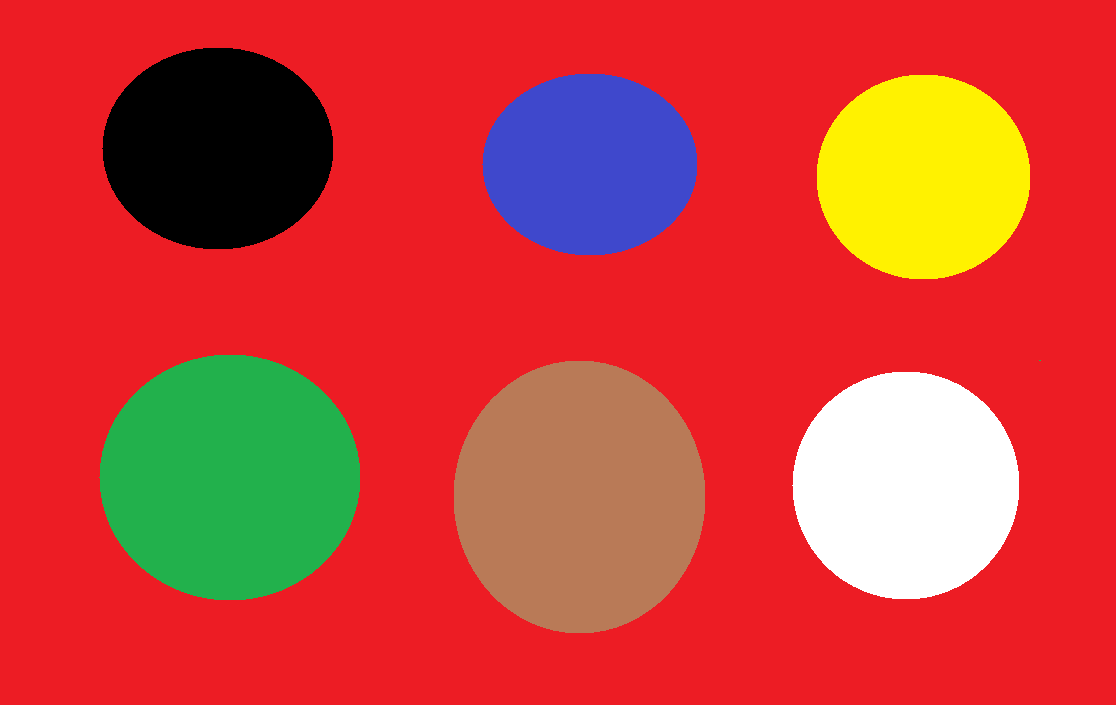
#> input picture kodlar/images/renkler.png, 1116 x 705 px
$ python tennis_ball.py
#> lines starting #> are read from the running program, lines starting #| are printed output that depends on the picture; after the words box and inside, x2 and y2 are one past the last pixel; in counts of white or black regions, pixels touching at a corner belong together
import cv2
import numpy as np

image = cv2.imread("../images/renkler.png")
#> image is the input picture: shape (705, 1116, 3); mean B, G, R 56.7, 65.5, 204.4

cv2.imshow("image", image)
cv2.waitKey()

hsv_image = cv2.cvtColor(image, cv2.COLOR_BGR2HSV)
#> hsv_image: shape (705, 1116, 3); mean H, S, V 133.9, 195, 219

lower_hsv = (23, 125, 175)
upper_hsv = (35, 255, 255)
filtered = cv2.inRange(hsv_image, (23, 125, 175), (35, 255, 255))
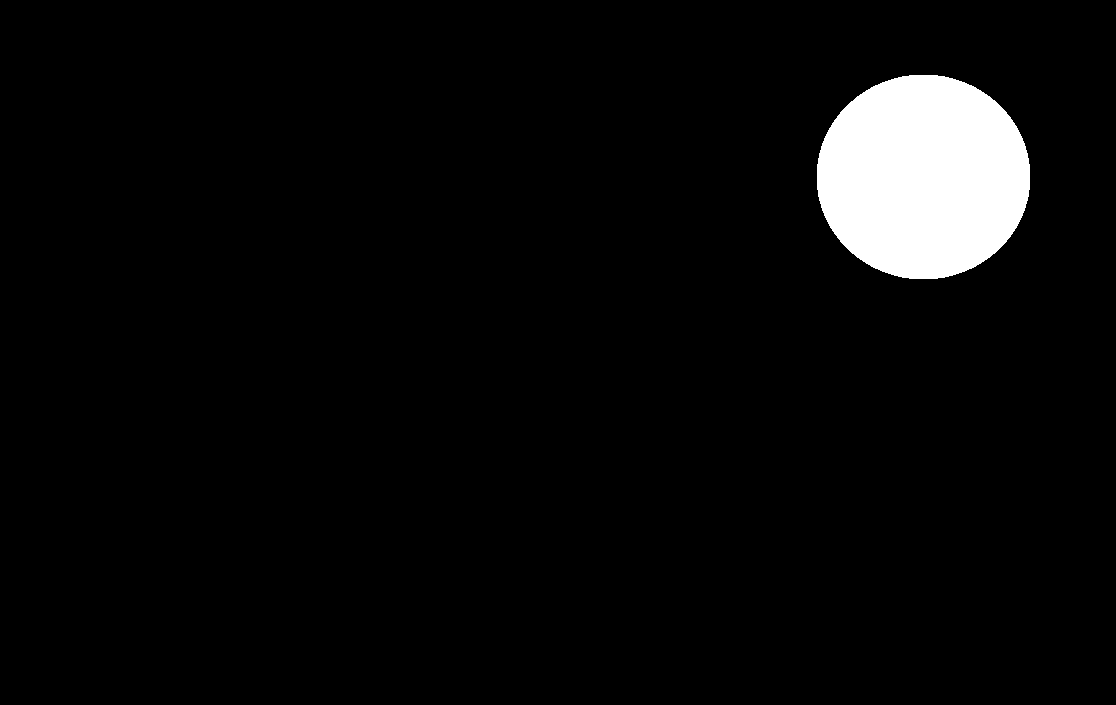
#> filtered: shape (705, 1116); 4.4% white; 1 white region, box (x1, y1, x2, y2) and area: (817, 75, 1030, 279) 34394

#filtered = cv2.inRange(image, (150, 0, 0), (255, 255, 255))

cv2.imshow("inRange", filtered)

cv2.waitKey()
